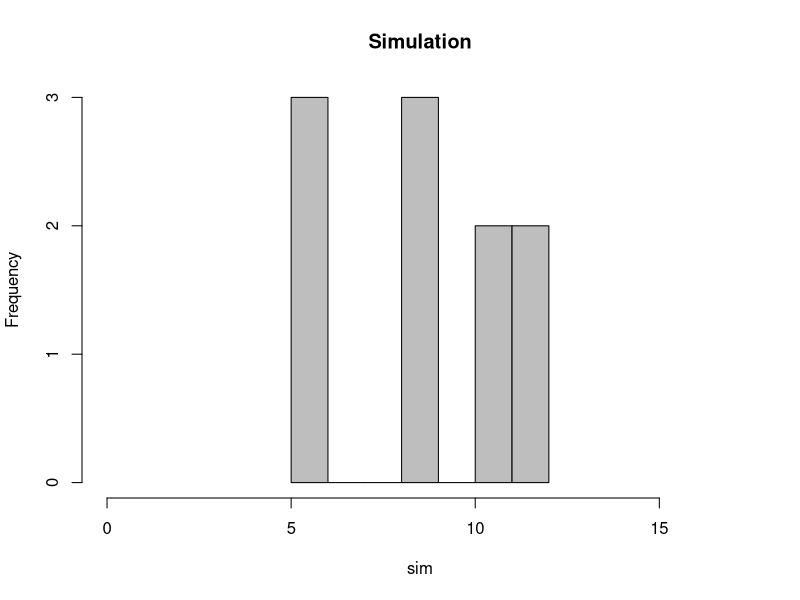

This figure's R source:
# simulation of 1 double blinded test (1 out of 3)
n <- 1
sim <- rbinom(n = n, size = 1, p = 1/3)
sim
print(paste0("Beer test simulation: ", sum(sim), " of ", n, " are right, ", sum(sim)/n*100, "%"))

# simulation of n double blinded tests (1 out of 3)
n <- 25
sim <- rbinom(n = n, size = 1, p = 1/3)
sim
print(paste0("Beer test simulation: ", sum(sim), " of ", n, " are right, ", sum(sim)/n*100, "%"))

# simulation of m x n double blinded tests (1 out of 3)
m <- 10
n <- 25
sim <- rbinom(n = m, size = n, p = 1/3)
sim
hist(sim, col = "grey", main = "Simulation", xlim = c(0,17))
